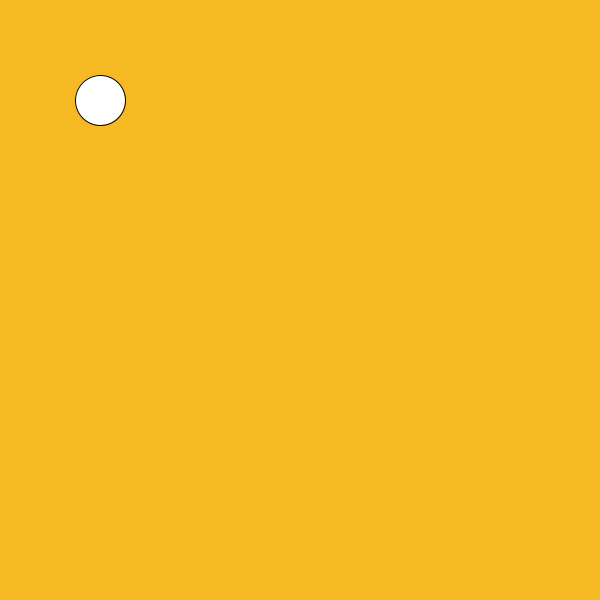
Frame 1 (no input)
Frame 60 (the mouse pressed at the canvas centre just before this capture): identical to frame 1, image omitted
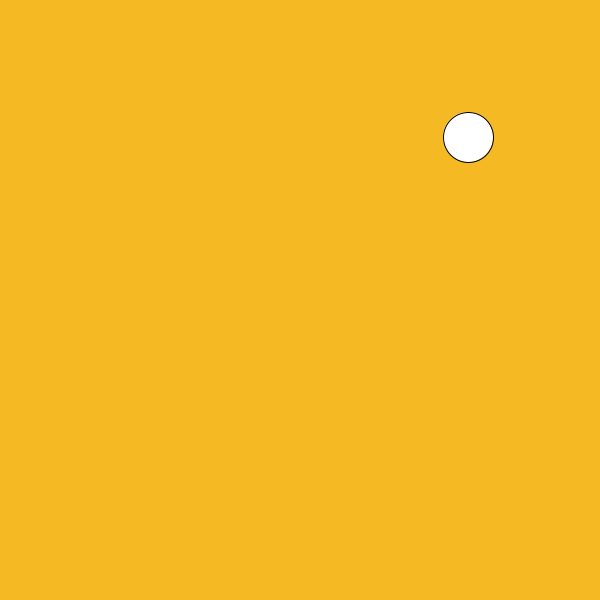
Frame 120 (the mouse held since frame 60 and released just before this capture)

The Processing sketch that drew these frames (run headless with seeded random() and noise(); from frame 60 on, the mouse is pressed at the canvas centre):

// Processing sketch: SlipperyDot
// ── SlipperyDot.pde
  // 4. create three integer variables to  
    //    represent the x, y, and the size of the ellipse
    int xEllipse = 100;
    int yEllipse = 100;
    int ellipseSize = 50;
    import java.util.Random;
    
    void setup() {
      //1. set the size of your sketch
    size(600,600);
    }
    
    void draw() {
      //2. set the background color of your sketch
        background(#F5BA23);
      //3. draw an ellipse. Make sure it fits in the window.
      ellipse(xEllipse,yEllipse,ellipseSize, ellipseSize);
      //5. use the variables created in step 4 in place of the numbers
      //   in your ellipse
    
    }
    
    void mousePressed() {
      //6a. create an integer variable called distance 
      int distance = 0;
      //6b. use the getDistance method to initialize your varible
      getDistance(mouseX, mouseY, xEllipse, yEllipse);
      //    use the mouse's x and y and the x and y of your ellipse 
     
      //7. print the distance variable
    System.out.println(distance);
      
      //8a. make an if statement to check if the distance variable
      //   is within the size of the ellipse
      if(distance<ellipseSize){ 
       Random location = new Random();
         xEllipse = location.nextInt(600)+1;
         yEllipse = location.nextInt(600)+1;
      }
        //8b.  set the x and y of the ellipse to a random location on the window
       
      
    }
    
    int getDistance(int x1, int y1, int x2, int y2) {
      return (int)Math.sqrt(x2 * x2 + y2 * y2) - (int)Math.sqrt(x1 * x1 + y1 * y1);
    }
